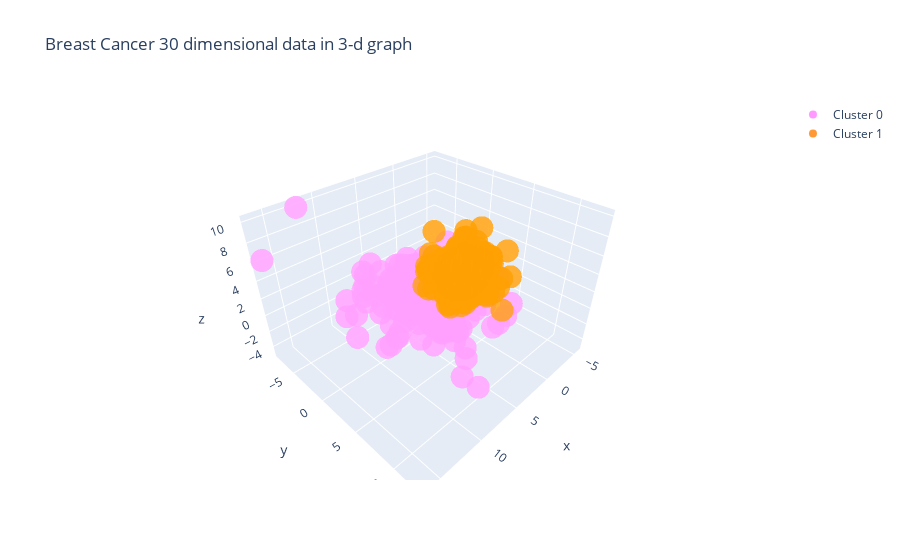

Source (notebook cell):
### Code cell
trace1 = go.Scatter3d(
                    x = cluster0["PC1_3d"],
                    y = cluster0["PC2_3d"],
                    z = cluster0["PC3_3d"],
                    mode = "markers",
                    name = "Cluster 0",
                    marker = dict(color = 'rgba(255, 128, 255, 0.8)'),
                    text = None)

trace2 = go.Scatter3d(
                    x = cluster1["PC1_3d"],
                    y = cluster1["PC2_3d"],
                    z = cluster1["PC3_3d"],
                    mode = "markers",
                    name = "Cluster 1",
                    marker = dict(color = 'rgba(255, 128, 2, 0.8)'),
                    text = None)

data = [trace1, trace2]

title = title.replace('2', '3')
layout = dict(title = title,
              xaxis= dict(title= 'TC1',ticklen= 5,zeroline= False),
              yaxis= dict(title= 'TC2',ticklen= 5,zeroline= False)
             )

fig = dict(data = data, layout = layout)

iplot(fig)

### Figure 1 — Plotly figure (JSON) as saved in the notebook; plotly's stock layout.template omitted (floating-point values rounded to 4 significant figures; data arrays with more than 128 entries replaced by an {"elided": "..."} marker saying what was removed)
{"data": [{"marker": {"color": "rgba(255, 128, 255, 0.8)"}, "mode": "markers", "name": "Cluster 0", "type": "scatter3d", "x": {"elided": "194 float values"}, "y": {"elided": "194 float values"}, "z": {"elided": "194 float values"}}, {"marker": {"color": "rgba(255, 128, 2, 0.8)"}, "mode": "markers", "name": "Cluster 1", "type": "scatter3d", "x": {"elided": "375 float values"}, "y": {"elided": "375 float values"}, "z": {"elided": "375 float values"}}], "layout": {"title": {"text": "Breast Cancer 30 dimensional data in 3-d graph"}, "xaxis": {"ticklen": 5, "title": {"text": "TC1"}, "zeroline": false}, "yaxis": {"ticklen": 5, "title": {"text": "TC2"}, "zeroline": false}}}
